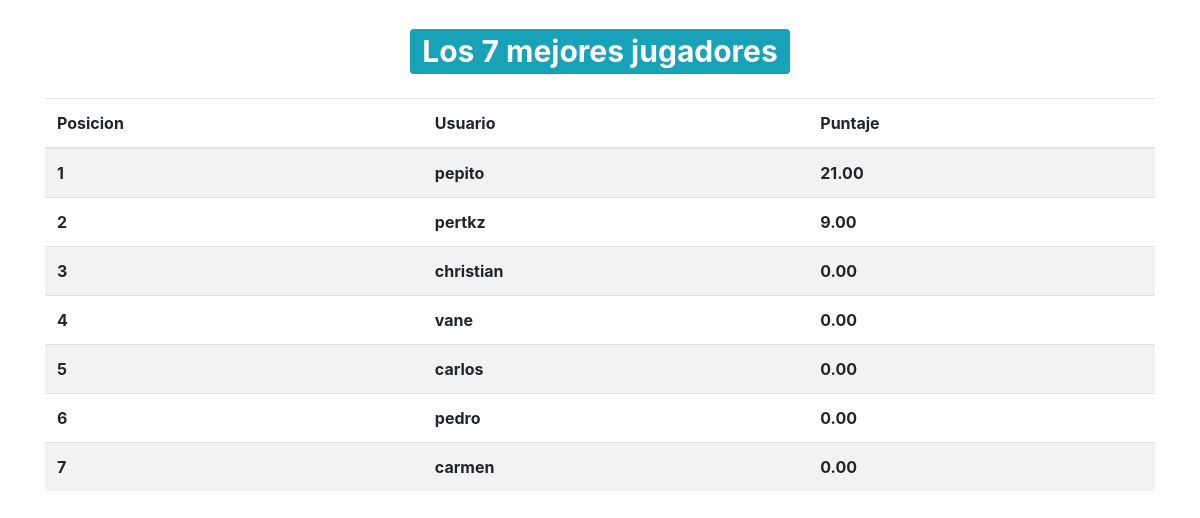
The app's page /jugar/tablero, older data.
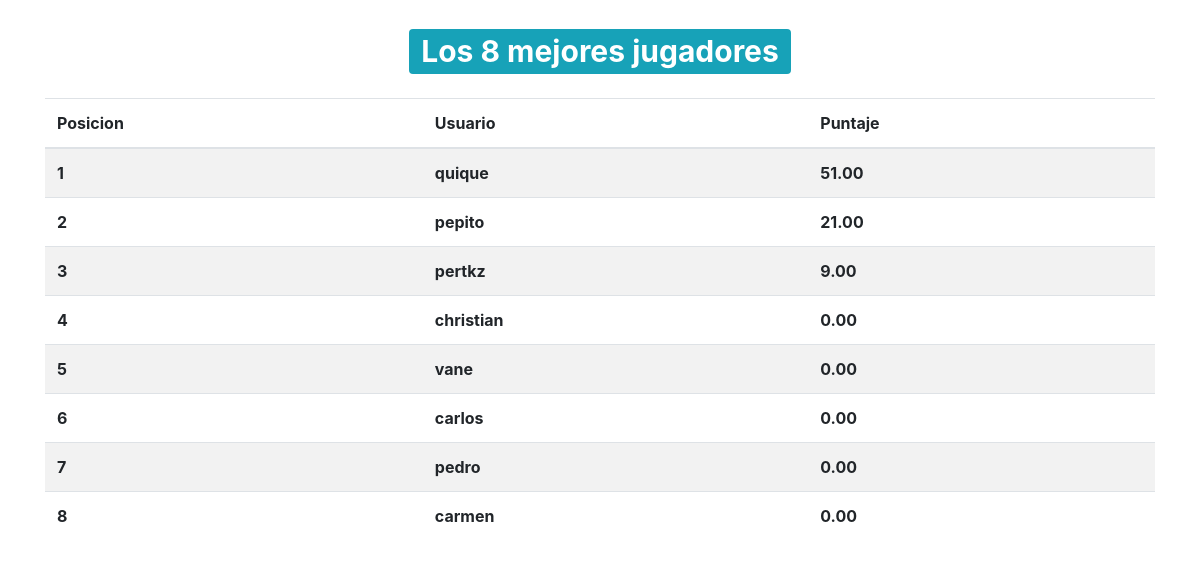
The same page, newer data.
### Provincializacion/models.py (models this page shows, shortened)
class UsuarioTrivia(models.Model):
    usuario = models.OneToOneField(User, on_delete=models.CASCADE)
    puntaje_total = models.DecimalField(verbose_name='Puntaje Total', default=0, decimal_places=2, max_digits=10)

### Trivia/views.py (the view)
# urls.py: path("jugar/tablero", tablero, name="tablero"),
def tablero(request):
    total_usuarios_quiz = UsuarioTrivia.objects.order_by('-puntaje_total')[:10]
    contador = total_usuarios_quiz.count()
    context = {
        'usuario_quiz': total_usuarios_quiz,
        'contar_usuario': contador
    }
    return render(request, 'tablero.html', context)

### Trivia/Template/tablero.html
{% extends 'base.html' %}
{% block contenido %}
<div class="container">
    <h1 class="text-center my-4">
        <span class="badge badge-info">
            Los {{contar_usuario}} mejores jugadores
        </span>
    </h1>
    <table class="table table-striped table-bodered">
        <thead>
            <tr>
                <th>Posicion</th>
                <th>Usuario</th>
                <th>Puntaje</th>
            </tr>
        </thead>
        <tbody>
            {% for user_quiz in usuario_quiz %}
                <tr>
                    <th>{{forloop.counter}}</th>
                    <th>{{user_quiz.usuario.username}}</th>
                    <th>{{user_quiz.puntaje_total}}</th>
                </tr>
            {% endfor %}
        </tbody>
    </table>
</div>
{% endblock %}

Row changes from the older to the newer data that the page shows:
added UsuarioTrivia: usuario.username "quique", puntaje_total "51.00"
Text that changed along with them:
{{ contar_usuario }}: "7" → "8"
